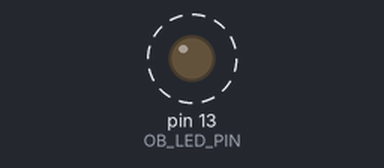
This sketch was run on a simulated Arduino Uno, built with avr-gcc and run on an emulated ATmega328P. Parts: output pins drawn as LEDs (lit = HIGH). Dashed ring = blinking. What the sketch prints to the serial monitor is not drawn.

Above: at 0.8 s.
Timing chart, 0 to 4.9 s (numbered marks = the images above):
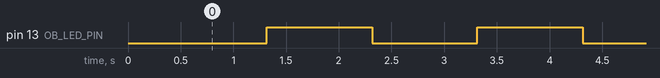

The sketch:

atmega328p_dev.ino
```cpp
// (licence header left out)
#include "common.hpp"
#include "app_main.hpp"

void setup()
{
    app_main_init();
}

void loop()
{
    app_main();
}
```

app_main.cpp
```cpp
// (licence header left out)
#include "app_main.hpp"
#include <stdint.h>
#include <EEPROM.h>

bool g_main_proc_flg = false;
static uint8_t s_led_val = 0;

static void mcu_info_print(void);
static void eeprom_dump_print(uint32_t dump_size);

static void eeprom_dump_print(uint32_t dump_size)
{
    uint8_t i, val;
    uint8_t new_line_size = 16;
    uint32_t addr;

    Serial.println(F("[EEPROM Dump]"));
    for (addr = 0; addr < dump_size; addr++)
    {
        if (addr % new_line_size == 0) {
            if (addr != 0) Serial.println();
                Serial.print(F("0x"));
                for (i = String(addr, HEX).length(); i < 4; i++)
                {
                    Serial.print(F("0"));
                }
                Serial.print(addr, HEX);
                Serial.print(F(": "));
        }
        val = EEPROM.read(addr);
        if (val < 0x10) {
            Serial.print(F("0"));
        } else {
            Serial.print(val, HEX);
        }
            Serial.print(F(" "));
    }
    Serial.println();
}

static void mcu_info_print(void)
{
    Serial.print(F("[ATmega328P F/W Test]\n"));
    Serial.print(F("EEPROM Size : "));
    Serial.print(OC_EEPROM_SIZE);
    Serial.print(F(" Byte\n"));
#ifdef _DEBUG_USE_
    eeprom_dump_print(OC_EEPROM_SIZE);
#endif /* _DEBUG_USE_ */
}

/**
 * @brief アプリ初期化
 *
 */
void app_main_init(void)
{
    // UART初期化
    Serial.begin(115200);
    mcu_info_print();

    // GPIO初期化
    pinMode(OB_LED_PIN, OUTPUT);
    digitalWrite(OB_LED_PIN, HIGH);

    // タイマー初期化
    drv_timer_init();
}

/**
 * @brief アプリメイン
 *
 */
void app_main(void)
{
    volatile uint32_t start_time, end_time, proc_time;

    if(g_main_proc_flg != false)
    {
        // Serial.println(F("[App Main]"));

#ifdef _DEBUG_USE_
        start_time = micros();
#endif /* _DEBUG_USE_ */

        digitalWrite(OB_LED_PIN, s_led_val);
        s_led_val = !s_led_val;

#ifdef _DEBUG_USE_
        end_time = micros();
        proc_time = end_time - start_time;
        Serial.print(F("Proc Time : "));
        Serial.print(proc_time);
        Serial.print(F("[us]\n"));
#endif /* _DEBUG_USE_ */

        g_main_proc_flg = false;
    }
}
```

app_main.hpp
```cpp
// (licence header left out)
#ifndef APP_MAIN_HPP
#define APP_MAIN_HPP

#include "common.hpp"
#include "drv_timer.hpp"

void app_main_init(void);
void app_main(void);

#endif /* APP_MAIN_HPP */
```

common.hpp
```cpp
// (licence header left out)
#ifndef COMMON_HPP
#define COMMON_HPP

#include <Arduino.h>
#include <stdint.h>
#include <string.h>
#include <avr/interrupt.h>

#define _DEBUG_USE_

#define OB_LED_PIN          13    // 基板実装LEDの接続GPIO番号
#define OC_EEPROM_SIZE      1024  // マイコン内蔵EEPROMのサイズ

#define __DI                cli() // 割込みマスク（禁止）
#define __EI                sei() // 割込み許可

#endif /* COMMON_HPP */
```

drv_timer.cpp
```cpp
// (licence header left out)
#include "drv_timer.hpp"

extern bool g_main_proc_flg;

// タイマー0(16.320ms) 割込みハンドラISR
#if 0
ISR(TIMER0_COMPA_vect)
{
    // ArduinoIDEで既にdelay()で使用済み
}
#endif

// タイマー1(1000ms) 割込みハンドラISR
ISR(TIMER1_COMPA_vect)
{
    g_main_proc_flg = true;
}

// タイマー2(8.128ms) 割込みハンドラISR
ISR(TIMER2_COMPA_vect)
{
    // g_main_proc_flg = true;
}

void drv_timer_init(void)
{
    __DI;
    // タイマー0(8bit) ... インターバルタイマー設定(16.320ms)
#if 0 // Arduinoが既にdelay()で使ってる
    TCCR0A = 0;                // タイマー0の制御レジスタAをクリア
    TCCR0B = 0;                // タイマー0の制御レジスタBをクリア
    TCNT0 = 0;                 // タイマー0のカウンタをクリア
    OCR0A = 255 ;              // 16.320ms(= 255 カウント)
    TCCR0A |= (1 << WGM01);    // CTCモード
    TCCR0B |= (1 << CS02) | (1 << CS00);  // プリスケーラ1024
    TIMSK0 |= (1 << OCIE0A);   // タイマー0の比較Aマッチ割り込みを許可
#endif

    // タイマー1(16bit) ... インターバルタイマー設定(1000ms)
    TCCR1A = 0;                // タイマー1の制御レジスタAをクリア
    TCCR1B = 0;                // タイマー1の制御レジスタBをクリア
    TCNT1 = 0;                 // タイマー1のカウンタをクリア
    // OCR1A = 78;                // 5ms(= 78 カウント)
    // OCR1A = 156;               // 10ms(= 156 カウント)
    // OCR1A = 1562;              // 100ms(= 1562 カウント)
    OCR1A = 15625;             // 1000ms(= 15625 カウント)
    TCCR1B |= (1 << WGM12);    // CTCモード
    TCCR1B |= (1 << CS12) | (1 << CS10); // プリスケーラ1024
    TIMSK1 |= (1 << OCIE1A);   // タイマー1の比較Aマッチ割り込みを許可

    // タイマー2(8bit) ... インターバルタイマー設定(8.128ms)
    TCCR2A = 0;                // タイマー2の制御レジスタAをクリア
    TCCR2B = 0;                // タイマー2の制御レジスタBをクリア
    TCNT2 = 0;                 // タイマー2のカウンタをクリア
    OCR2A = 127;               // 8.128ms(= 127 カウント)
    TCCR2A |= (1 << WGM21);    // CTCモード
    TCCR2B |= (1 << CS22) | (1 << CS21) | (1 << CS20); // プリスケーラ1024
    TIMSK2 |= (1 << OCIE2A);   // タイマー2の比較Aマッチ割り込みを許可
    __EI;
}
```

drv_timer.hpp
```cpp
// (licence header left out)
#ifndef DRV_TIMER_HPP
#define DRV_TIMER_HPP

#include "common.hpp"

void drv_timer_init(void);
#endif /* DRV_TIMER_HPP */
```

Measured:
- by itself, pin 13 (OB_LED_PIN): alternates HIGH for 1.0 s and LOW for 1.0 s
